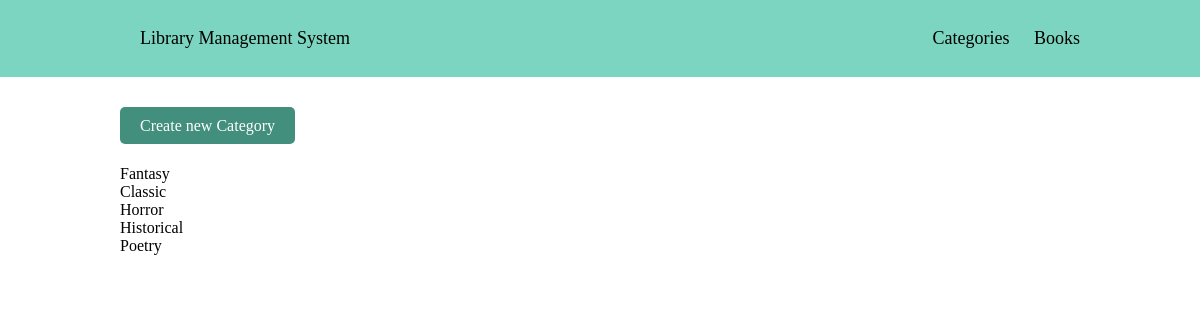
/library/categories/, run on the app's committed database.
### library/models.py (models this page shows, shortened)
class Category(models.Model):
    name = models.CharField(max_length=255)
    description = models.TextField()
    class Meta:
        verbose_name_plural = 'Categories'

### library/views.py (the view)
# urls.py: path('categories/', CategoryListView.as_view(), name='category-list'),
class CategoryListView(ListView):
    model = Category

### library/templates/library/category_list.html (shortened to what this page needs)
{% extends 'library/base.html' %}
{% block content %}
    <a href="{% url 'category-create' %}" class="link-button">Create new Category</a>
    <div class="category-container">
        {% for cat in category_list %}
        <a href="{% url 'book-list' cat.name %}" class="category">{{ cat.name }}</a>
        {% endfor %}
    </div>
{% endblock %}

### library/static/library/css/styles.css (style rules this page uses)
* { box-sizing: border-box; }
a { text-decoration: none; color: black; padding: 0; margin: 0; }
body { margin: 0; }
.category-container { margin-top: 30px; }
.category { display: block; text-decoration: none; color: black; }
.link-button, button { background-color: #438f7d; color: white; text-decoration: none; border: none; padding: 10px 20px; border-radius: 5px; }

### data on the page
Category: name "Fantasy"
Category: name "Classic"
Category: name "Horror"
Category: name "Historical"
Category: name "Poetry"
